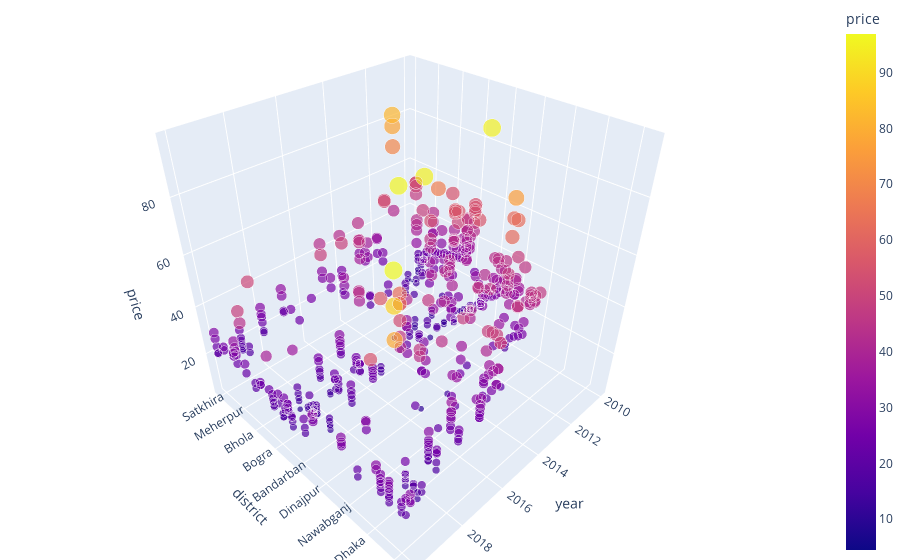

Notebook code cell kept with this figure:
### Code cell
# make a 3d map showing the rice price for each district in bangladesh in each year
fig = px.scatter_3d(df, x='year', y='district', z='price', color='price', size='price', size_max=18, opacity=0.7)
fig.update_layout(margin=dict(l=0, r=0, b=0, t=0))
fig.show()

fig.write_html('rice_price_3d.html')

### Figure 1 — Plotly figure (JSON) as saved in the notebook; plotly's stock layout.template omitted (floating-point values rounded to 4 significant figures; data arrays with more than 128 entries replaced by an {"elided": "..."} marker saying what was removed)
{"data": [{"hovertemplate": "year=%{x}<br>district=%{y}<br>price=%{marker.color}<extra></extra>", "legendgroup": "", "marker": {"color": {"elided": "599 float values"}, "coloraxis": "coloraxis", "opacity": 0.7, "size": {"elided": "599 float values"}, "sizemode": "area", "sizeref": 0.299, "symbol": "circle"}, "mode": "markers", "name": "", "scene": "scene", "showlegend": false, "type": "scatter3d", "x": {"elided": "599 int values"}, "y": {"elided": "599 str values"}, "z": {"elided": "599 float values"}}], "layout": {"coloraxis": {"colorbar": {"title": {"text": "price"}}, "colorscale": [[0, "#0d0887"], [0.1111, "#46039f"], [0.2222, "#7201a8"], [0.3333, "#9c179e"], [0.4444, "#bd3786"], [0.5556, "#d8576b"], [0.6667, "#ed7953"], [0.7778, "#fb9f3a"], [0.8889, "#fdca26"], [1, "#f0f921"]]}, "legend": {"itemsizing": "constant", "tracegroupgap": 0}, "margin": {"b": 0, "l": 0, "r": 0, "t": 0}, "scene": {"domain": {"x": [0, 1], "y": [0, 1]}, "xaxis": {"title": {"text": "year"}}, "yaxis": {"title": {"text": "district"}}, "zaxis": {"title": {"text": "price"}}}}}
